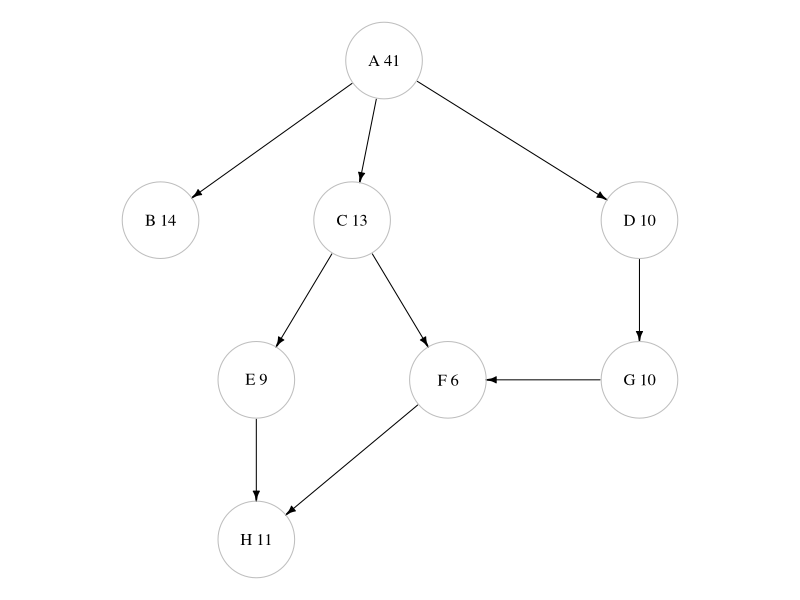
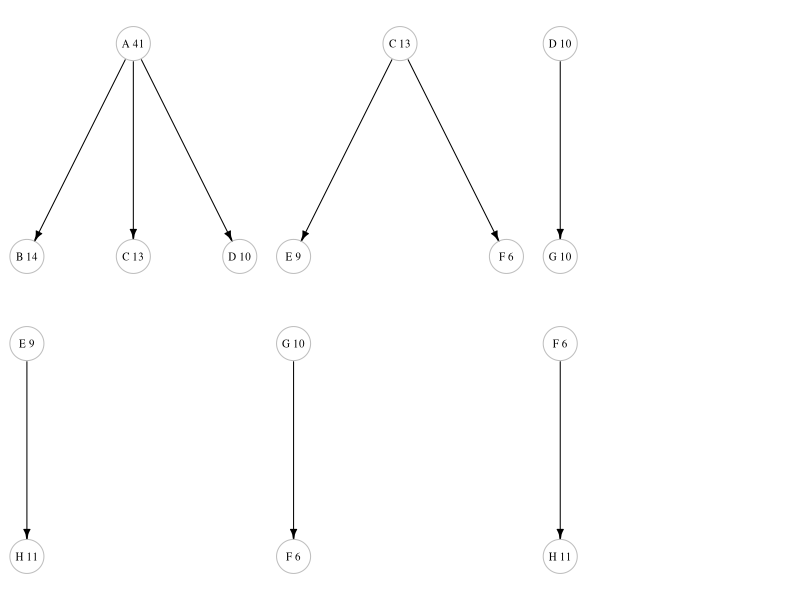

These charts were generated, in order, by the following R code:
# igraph water balance

# Define Network
library(igraph)
g <- graph_from_literal(A-+B:C:D, C-+E:F, D-+G, E:F-+H, G-+F)

# Randomised flows
set.seed(2017)
V(g)$flows <- c(sample(30:45, 1), sample(10:15, 3),
                sample(05:10, 2), sample(05:10, 1), 
                sample(10:15, 1))

# Visualise network
visualise <- function(x) {
    plot(x, layout = layout_as_tree, 
        vertex.color = NA, 
        vertex.label.color = "black",
        vertex.frame.color="grey",
        vertex.size =32,
        vertex.label = paste(V(x)$name, V(x)$flows),
        edge.color = "black",
        edge.arrow.size=.5)
}
par(mar=rep(0,4), mfrow=c(1,1))
visualise(g)

# Water Balance
balance <- function(x){
    upstream <- which(degree(x, mode="in")==0)
    downstream <- which(degree(x, mode="out")==0)
    total.balance <-  sum(V(g)$flows[downstream]) - sum(V(g)$flows[upstream])
    paste(paste(V(g)$flows[upstream], collapse=" + "), "-", paste(V(g)$flows[downstream], collapse=" + "), "=", total.balance)
}

balance(g)

# Define Water Balance Zones
g1 <- g
par(mfrow=c(2, 3), mar=rep(0,4))
while (length(V(g1)) != 0) { # Keep chopping until all vertices have been used
        upstream <- which(degree(g1, mode="in")==0)
        for (i in upstream) {
            h <- induced_subgraph(g1, c(i, neighbors(g1, i)))
            visualise(h)
            print(balance(h))
        }
    g1 <- delete_vertices(g1, upstream)
    g1 <- delete_vertices(g1, V(g1)[degree(g1)==0])
}



